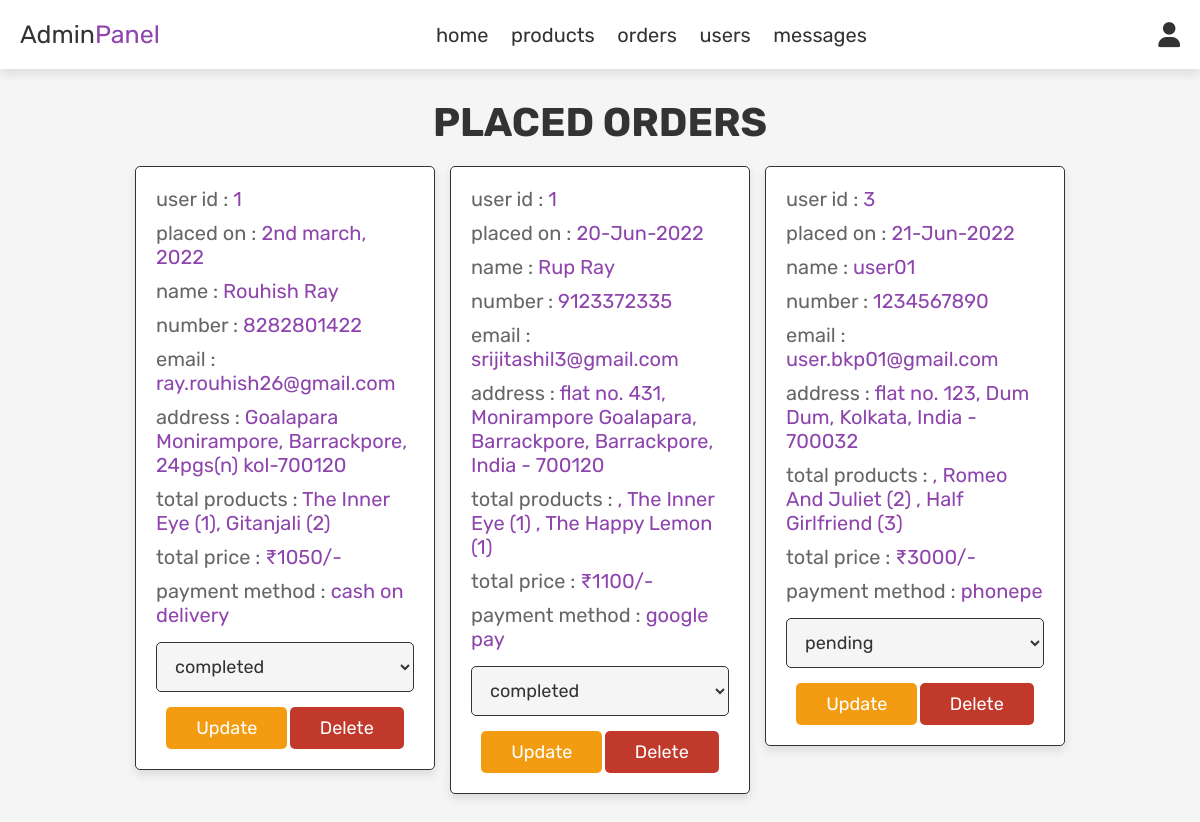
Screenshot of /admin_orders.php (signed in) with the database file from the repository.
### tables this page shows
CREATE TABLE `orders` (
  `id` int(100) NOT NULL,
  `user_id` int(100) NOT NULL,
  `name` varchar(100) NOT NULL,
  `number` varchar(12) NOT NULL,
  `email` varchar(100) NOT NULL,
  `method` varchar(50) NOT NULL,
  `address` varchar(500) NOT NULL,
  `total_products` varchar(1000) NOT NULL,
  `total_price` int(100) NOT NULL,
  `placed_on` varchar(50) NOT NULL,
  `payment_status` varchar(20) NOT NULL DEFAULT 'pending'
);

### admin_orders.php (the view, shortened to what this page needs)
<?php
include 'config.php';
?>
<!DOCTYPE html>
<html lang="en">
<head>
   <link rel="stylesheet" href="https://cdnjs.cloudflare.com/ajax/libs/font-awesome/6.0.0/css/all.min.css">
   <link rel="stylesheet" href="css/admin_style.css">
</head>
<body>
<?php include 'admin_header.php'; ?>
<section class="orders">
   <h1 class="title">placed orders</h1>
   <div class="box-container">
      <?php
      $select_orders = mysqli_query($conn, "SELECT * FROM `orders`") or die('query failed');
      if(mysqli_num_rows($select_orders) > 0){
         while($fetch_orders = mysqli_fetch_assoc($select_orders)){
      ?>
      <div class="box">
         <p> user id : <span><?php echo $fetch_orders['user_id']; ?></span> </p>
         <p> placed on : <span><?php echo $fetch_orders['placed_on']; ?></span> </p>
         <p> name : <span><?php echo $fetch_orders['name']; ?></span> </p>
         <p> number : <span><?php echo $fetch_orders['number']; ?></span> </p>
         <p> email : <span><?php echo $fetch_orders['email']; ?></span> </p>
         <p> address : <span><?php echo $fetch_orders['address']; ?></span> </p>
         <p> total products : <span><?php echo $fetch_orders['total_products']; ?></span> </p>
         <p> total price : <span>₹<?php echo $fetch_orders['total_price']; ?>/-</span> </p>
         <p> payment method : <span><?php echo $fetch_orders['method']; ?></span> </p>
         <form action="" method="post">
            <select name="update_payment">
               <option value="" selected disabled><?php echo $fetch_orders['payment_status']; ?></option>
            </select>
            <input type="submit" value="update" name="update_order" class="option-btn">
            <a href="admin_orders.php?delete=<?php echo $fetch_orders['id']; ?>" onclick="return confirm('delete this order?');" class="delete-btn">delete</a>
         </form>
      </div>
      <?php
         }
      }else{
         echo '<p class="empty">no orders placed yet!</p>';
      }
      ?>
   </div>
</section>
</body>
</html>

### css/admin_style.css (style rules this page uses)
:root { --purple:#8e44ad; --red:#c0392b; --orange:#f39c12; --black:#333; --white:#fff; --light-color:#666; --light-white:#ccc; --light-bg:#f5f5f5; --border:.1rem solid var(--black); --box-shadow:0 .5rem 1rem rgba(0,0,0,.1); }
* { font-family: 'Rubik', sans-serif; margin:0; padding:0; box-sizing: border-box; outline: none; border:none; text-decoration: none; transition:all .2s linear; }
html { font-size: 62.5%; overflow-x: hidden; }
body { background-color: var(--light-bg); }
section { padding:3rem 2rem; }
.title { text-align: center; margin-bottom: 2rem; text-transform: uppercase; color:var(--black); font-size: 4rem; }
.btn, .option-btn, .delete-btn, .white-btn { display: inline-block; margin-top: 1rem; padding:1rem 3rem; cursor: pointer; color:var(--white); font-size: 1.8rem; border-radius: .5rem; text-transform: capitalize; }
.option-btn { background-color: var(--orange); }
.delete-btn { background-color: var(--red); }
.orders .box-container { display: grid; grid-template-columns: repeat(auto-fit, 30rem); justify-content: center; gap:1.5rem; max-width: 1200px; margin:0 auto; align-items: flex-start; }
.orders .box-container .box { background-color: var(--white); padding:2rem; border:var(--border); box-shadow: var(--box-shadow); border-radius: .5rem; }
.orders .box-container .box p { padding-bottom: 1rem; font-size: 2rem; color:var(--light-color); }
.orders .box-container .box p span { color:var(--purple); }
.orders .box-container .box form { text-align: center; }
.orders .box-container .box form select { border-radius: .5rem; margin:.5rem 0; width: 100%; background-color: var(--light-bg); border:var(--border); padding:1.2rem 1.4rem; font-size: 1.8rem; color:var(--black); }

### rows the page displays
orders: user "1", placed_on "2nd march, 2022", name "Rouhish Ray", number "8282801422", email "ray.rouhish26@gmail.com", address "Goalapara Monirampore, Barrackpore, 24pgs(n) kol-700120", total_products "The Inner Eye (1), Gitanjali (2)", total_price "1050", method "cash on delivery", update_payment "completed"
orders: user "1", placed_on "20-Jun-2022", name "Rup Ray", number "9123372335", email "srijitashil3@gmail.com", address "flat no. 431, Monirampore Goalapara, Barrackpore, Barrackpore, India - 700120", total_products ", The Inner Eye (1) , The Happy Lemon (1)", total_price "1100", method "google pay", update_payment "completed"
orders: user "3", placed_on "21-Jun-2022", name "user01", number "1234567890", email "user.bkp01@gmail.com", address "flat no. 123, Dum Dum, Kolkata, India - 700032", total_products ", Romeo And Juliet (2) , Half Girlfriend (3)", total_price "3000", method "phonepe", update_payment "pending"
